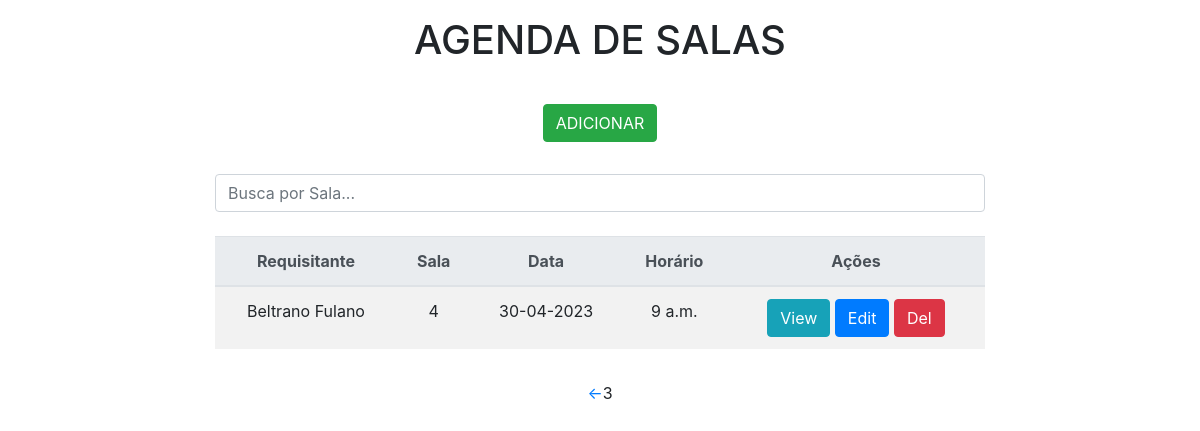
/?page=3, run on the app's committed database.
### appWeb/models.py (models this page shows)
class Reservas(models.Model):
    Req_nome = models.CharField(max_length=30)
    Mat_nro = models.IntegerField()
    Curso_nome = models.CharField(max_length=30)
    Sala_nro = models.IntegerField()
    Data = models.DateField()
    Horario = models.TimeField()

### appWeb/views.py (the view)
# urls.py: 2. Add a URL to urlpatterns:  path('', views.home, name='home')
def home(request):
    data = {}
    search = request.GET.get('search')
    if search:
        data['db'] = Reservas.objects.filter(Sala_nro__icontains=search)
    else:
        qry_data = Reservas.objects.get_queryset().order_by('id')  # Garante que o DB fornece um registro de cada vez, ordenado por Id
        paginator = Paginator(qry_data, 4)  # Exibe 4 registros do DB por página
        pages = request.GET.get('page')  # Captura qual é a página (page) selecionada no index.html pelo usuário
        data['db'] = paginator.get_page(pages)
    return render(request, 'index.html', data)

### appWeb/templates/index.html (shortened to what this page needs)
<!DOCTYPE html>
<html lang="pt-br">
<head>
    <link rel="stylesheet" href="https://stackpath.bootstrapcdn.com/bootstrap/4.1.3/css/bootstrap.min.css">
</head>
<body>
    <div class="col-8 m-auto pt-3 pb-3 text-center">
        <h1>AGENDA DE SALAS</h1>
    </div>
    <div class="col-8 m-auto pt-3 pb-3 text-center">
        <a href="/form" class="btn btn-success">ADICIONAR</a>
    </div>
    <div class="col-8 m-auto pt-3 pb-2 text-center">
        <form method="get">
            <input type="text" id="search" name="search" class="form-control" placeholder="Busca por Sala...">
        </form>
    </div>
    <div class="col-8 m-auto pt-3 pb-3 text-center">
        <table class="table table-striped">
          <thead class="thead-light">
            <tr>
              <th scope="col">Requisitante</th>
              <th scope="col">Sala</th>
              <th scope="col">Data</th>
              <th scope="col">Horário</th>
              <th scope="col">Ações</th>
            </tr>
          </thead>
          <tbody>
            {% for dbs in db %}
            <tr>
                <td>{{dbs.Req_nome}}</td>
                <td>{{dbs.Sala_nro}}</td>
                <td>{{dbs.Data|date:'d-m-Y'}}</td>
                <td>{{dbs.Horario}}</td>
                <td>
                    <a href="/view/{{dbs.id}}" class="btn btn-info" >View</a>
                    <a href="/edit/{{dbs.id}}" class="btn btn-primary">Edit</a>
                    <a href="/delete/{{dbs.id}}" class="btn btn-danger btnDel">Del</a>
                </td>
            </tr>
                {% endfor %}
          </tbody>
        </table>
    </div>
    <div class="row d-flex justify-content-center">
        <div class="pagination" >
            {% if db.has_previous %}
                <a href="?page={{db.previous_page_number}}"> <- </a>
            {% endif %}
            {{db.number}} <! mostra o número da página atual >
        </div>
    </div>
    {% load static %}
</body>
</html>

### data on the page
Reservas: Req_nome "Beltrano Fulano", Sala_nro "4", Data "30-04-2023", Horario "9 a.m."

### other printed values
{{ db.number }} "3"
